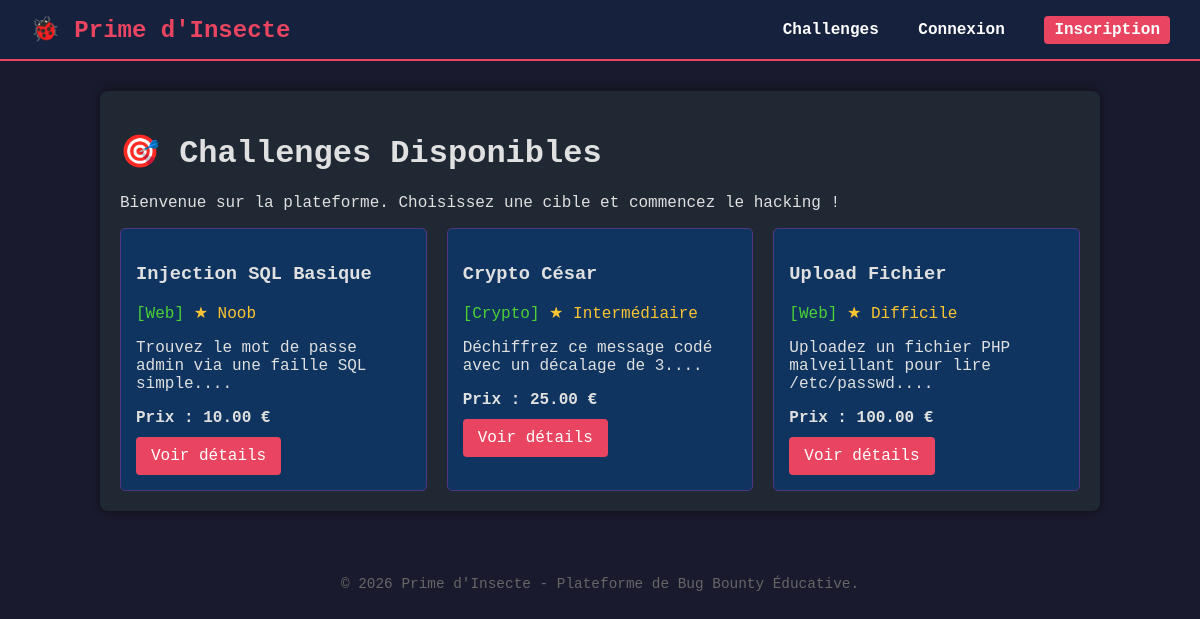
The page / on the database its author committed.
### tables this page shows
CREATE TABLE IF NOT EXISTS challenges (
    id INT AUTO_INCREMENT PRIMARY KEY,
    title VARCHAR(100) NOT NULL,
    description TEXT NOT NULL,
    category VARCHAR(50) NOT NULL,
     
    difficulty ENUM('Noob', 'Intermédiaire', 'Difficile', 'Insane') DEFAULT 'Noob',
    price DECIMAL(10, 2) DEFAULT 0.00,
    flag_code VARCHAR(255) NOT NULL,
     
    is_active TINYINT(1) DEFAULT 1,
    created_at TIMESTAMP DEFAULT CURRENT_TIMESTAMP
);

### index.php (the view)
<?php
require_once 'config/db.php';
try {
    $stmt = $pdo->query("SELECT * FROM challenges WHERE is_active = 1 ORDER BY created_at DESC");
    $challenges = $stmt->fetchAll();
} catch (PDOException $e) {
    die("Erreur lors de la récupération des challenges : " . $e->getMessage());
}
require_once 'includes/header.php';
?>
<h1>🎯 Challenges Disponibles</h1>
<p>Bienvenue sur la plateforme. Choisissez une cible et commencez le hacking !</p>
<div class="challenge-grid">
    <?php if (count($challenges) > 0): ?>
        <?php foreach ($challenges as $chal): ?>
            <div class="challenge-card">
                <h3><?= htmlspecialchars($chal['title']) ?></h3>
                <span style="color: #4cd137;">[<?= htmlspecialchars($chal['category']) ?>]</span>
                <span style="color: #fbc531;">★ <?= htmlspecialchars($chal['difficulty']) ?></span>
                <p><?= htmlspecialchars(substr($chal['description'], 0, 100)) ?>...</p>
                <div style="margin-top: 15px; font-weight: bold;">
                    Prix : <?= number_format($chal['price'], 2) ?> €
                </div>
                <a href="challenges/detail.php?id=<?= $chal['id'] ?>" class="btn">Voir détails</a>
            </div>
        <?php endforeach; ?>
    <?php else: ?>
        <p>Aucun challenge disponible pour le moment.</p>
    <?php endif; ?>
</div>
<?php
require_once 'includes/footer.php';
?>

### includes/header.php (shortened to what this page needs)
<?php
$base_url = '/Prime-d-Insecte';
?>
<!DOCTYPE html>
<html lang="fr">
<head>
    <link rel="stylesheet" href="<?= $base_url ?>/assets/css/style.css">
</head>
<body>
<nav>
    <div class="logo">
        <a href="<?= $base_url ?>/index.php" style="color:#e94560; text-decoration:none;">
            🐞 Prime d'Insecte
        </a>
    </div>
    <div class="menu">
        <a href="<?= $base_url ?>/index.php">Challenges</a>
        <?php if (isset($_SESSION['user'])): ?>
            <span style="color: #4cd137; margin: 0 10px;">
                💰 <?= number_format($_SESSION['user']['balance'], 2) ?> €
            </span>
            <a href="<?= $base_url ?>/cart/index.php">Panier</a>
            <a href="<?= $base_url ?>/user/profile.php">Mon Profil</a>
            <?php if ($_SESSION['user']['role'] === 'admin'): ?>
                <a href="<?= $base_url ?>/admin/index.php" style="color: #e94560; border: 1px solid #e94560; padding: 5px 10px; border-radius: 4px;">ADMIN</a>
            <?php endif; ?>
            <a href="<?= $base_url ?>/auth/logout.php" style="color: #888;">Déconnexion</a>
        <?php else: ?>
            <a href="<?= $base_url ?>/auth/login.php">Connexion</a>
            <a href="<?= $base_url ?>/auth/register.php" class="btn" style="padding: 5px 10px; margin-top:0;">Inscription</a>
        <?php endif; ?>
    </div>
</nav>
<div class="container">

### includes/footer.php
</div> <footer style="text-align: center; padding: 20px; color: #666; font-size: 0.9em;">
    <p>&copy; <?= date('Y') ?> Prime d'Insecte - Plateforme de Bug Bounty Éducative.</p>
</footer>
</body>
</html>

### assets/css/style.css (style rules this page uses)
body { background-color: #1a1a2e; color: #e0e0e0; font-family: 'Courier New', Courier, monospace; margin: 0; padding: 0; }
a { color: #0f3460; text-decoration: none; }
nav { background-color: #16213e; padding: 15px; border-bottom: 2px solid #e94560; display: flex; justify-content: space-between; align-items: center; }
nav a { color: #fff; margin: 0 15px; font-weight: bold; }
nav .logo { font-size: 1.5em; color: #e94560; }
.container { width: 80%; margin: 30px auto; background-color: #1f2833; padding: 20px; border-radius: 8px; box-shadow: 0 0 10px rgba(0, 0, 0, 0.5); }
.challenge-grid { display: grid; grid-template-columns: repeat(auto-fill, minmax(250px, 1fr)); gap: 20px; }
.challenge-card { background: #0f3460; border: 1px solid #533483; padding: 15px; border-radius: 5px; }
.btn { display: inline-block; background-color: #e94560; color: white; padding: 10px 15px; margin-top: 10px; border-radius: 4px; }

### rows shown on the page
challenges: title "Injection SQL Basique", category "Web", difficulty "Noob", description "Trouvez le mot de passe admin via une faille SQL simple.", price "10.00"
challenges: title "Crypto César", category "Crypto", difficulty "Intermédiaire", description "Déchiffrez ce message codé avec un décalage de 3.", price "25.00"
challenges: title "Upload Fichier", category "Web", difficulty "Difficile", description "Uploadez un fichier PHP malveillant pour lire /etc/passwd.", price "100.00"
